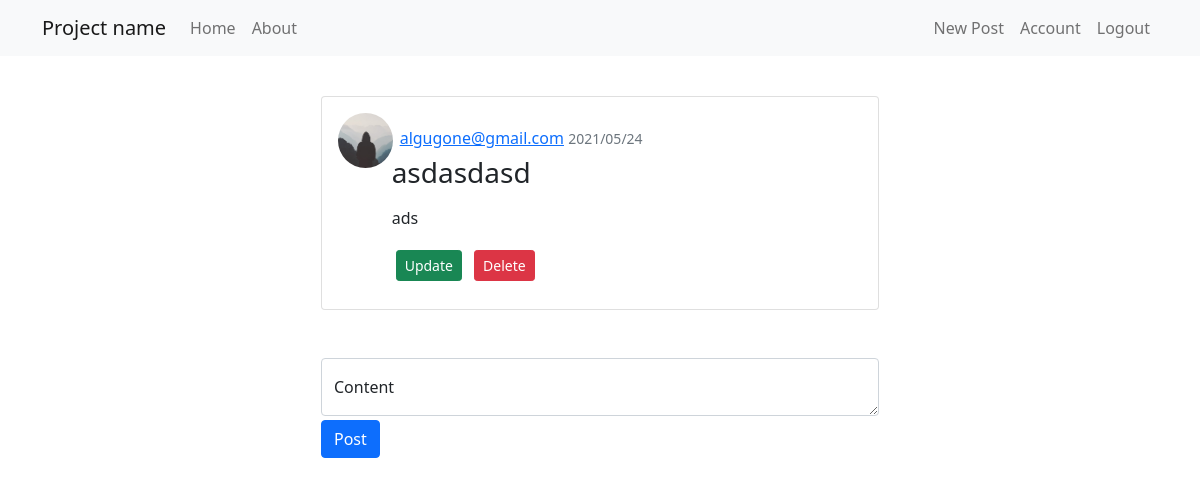
The app's page /post/1 (signed in) with its own data.
### flask_app/models.py (models this page shows, shortened)
class User(db.Model, UserMixin):
    id = db.Column(db.Integer, primary_key=True)
    username = db.Column(db.String(20), unique=True, nullable=False)
    email = db.Column(db.String(120), unique=True, nullable=False)
    profile_image = db.Column(db.String(20), nullable=False, default='default.jpg')
    password = db.Column(db.String(60), nullable=False)
    bio = db.Column(db.Text, nullable=True)
    posts = db.relationship('Posts', backref='author', lazy=True)
    comments = db.relationship('Comments', backref='author', lazy=True)
    liked = db.relationship('Likes', foreign_keys='Likes.user_id', backref='user', lazy='dynamic')
    followed = db.relationship('User', secondary=followers, primaryjoin=(followers.c.follower_id == id), secondaryjoin=(followers.c.followed_id == id),
                               backref=db.backref('followers', lazy='dynamic'), lazy='dynamic')

class Posts(db.Model):
    id = db.Column(db.Integer, primary_key=True)
    title = db.Column(db.String(100), nullable=False)
    date_posted = db.Column(db.DateTime, nullable=False, default=datetime.utcnow)
    content = db.Column(db.Text, nullable=False)
    post_image = db.Column(db.String(20), nullable=True)
    comments = db.relationship('Comments', backref='post', lazy=True)
    user_id = db.Column(db.Integer, db.ForeignKey('user.id'), nullable=False)
    likes = db.relationship('Likes', backref='post', lazy='dynamic')

### flask_app/routes.py (the view)
@app.route("/post/<int:post_id>", methods=['POST', 'GET'])
@login_required
def post(post_id):
    post = Posts.query.get_or_404(post_id)
    form = CommentsForm()
    if form.validate_on_submit():
        comment = Comments(content=form.content.data, user_id=current_user.id, post_id=post.id)
        db.session.add(comment)
        db.session.commit()
        flash('Comment successfully created!', 'success')
        return redirect(url_for('post', post_id=post.id))
    return render_template('post.html', title=post.title, post=post, user=current_user, form=form)

### flask_app/forms.py
class CommentsForm(FlaskForm):
    content = TextAreaField('Content', validators=[DataRequired(), Length(max=200)])
    submit = SubmitField('Post')

### flask_app/models.py (called while the page is built)
@login_manager.user_loader
def load_user(user_id):
    return User.query.get(int(user_id))

### flask_app/templates/post.html (shortened to what this page needs)
{% extends "layout.html" %}
{% block body%}
    <div class="d-flex justify-content-center">
        <div class="card mt-3 w-50">
            <div class="card-body">
                <div class="row">
                    <div class="col-1 ml-lg-1">
                        <img class="rounded-circle" style="height: 55px; width: 55px;" src="{{ url_for('static', filename='profile_pics/' + post.author.profile_image) }}" alt="pfp">
                    </div>
                    <div class="col-9 m-2">
                        <h6 class="card-subtitle m-2 text-muted">
                            <a class="mr-3" href="{{ url_for('user', user_id=post.author.id) }}">{{ post.author.username }}</a>
                            <small class="text-muted">{{ post.date_posted.strftime('%Y/%m/%d') }}</small>
                        </h6>
                        <h3 class="card-title">{{ post.title }}</h3>
                        <p class="card-text"><p class="card-text">{{ post.content }}</p></p>
                        {% if post.author == user %}
                            <div>
                                <a href="{{ url_for('update_post', post_id=post.id) }}" class="btn btn-success btn-sm m-1">Update</a>
                                <button type="button" class="btn btn-danger btn-sm m-1" data-toggle="modal" data-target="#deleteModal">Delete</button>
                            </div>
                        {% endif %}
                    </div>
                </div>
            </div>
        </div>
    </div>
    <div class="d-flex justify-content-center">
    <form id='form1' method="POST" class="mt-5 w-50" action="" enctype="multipart/form-data">
                    <div class="form-floating mb-1">
                        {% if form.content.errors %}
                        {{ form.content(class="form-control is-invalid", id="floatingInput", placeholder="John Doe") }}
                        <div class="invalid-feedback">
                            {% for error in form.content.errors %}
                                <span>{{ error }}</span>
                            {% endfor %}
                        </div>
                        {% else %}
                        {{ form.content(class="form-control", id="floatingInput", placeholder="John Doe") }}
                        {% endif %}
                        {{ form.content.label(for="floatingInput") }}
                    </div>
                    <div class="mt-1 mb-3">
                        {{ form.submit(class="btn btn-primary") }}
                    </div>
    </form>
</div>
{% endblock %}

### records on screen
User: profile_image (placeholder picture), author.username "algugone@gmail.com"
Posts: date_posted "2021/05/24", title "asdasdasd", content "ads"
